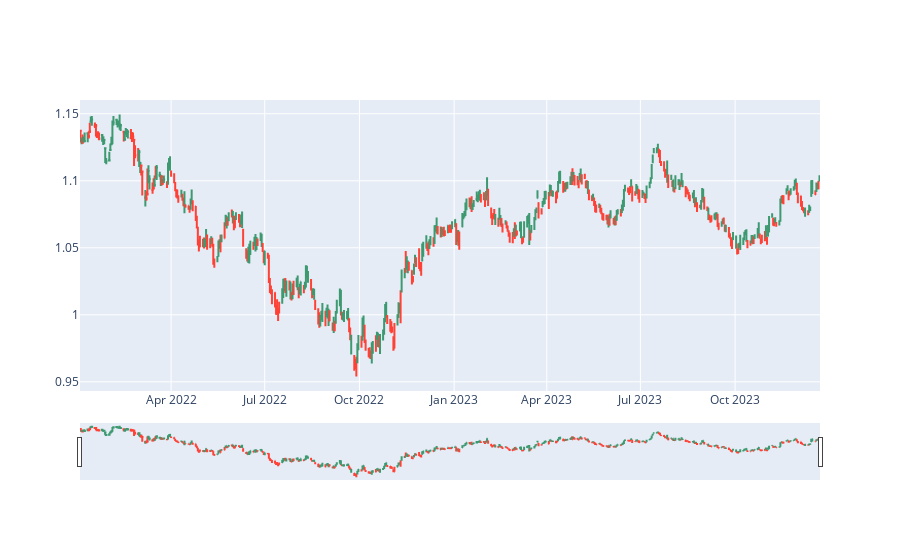
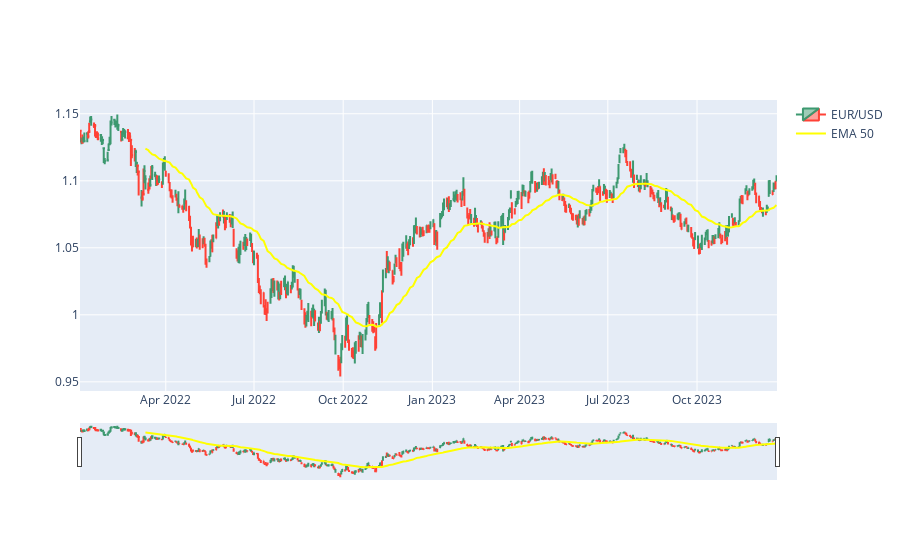
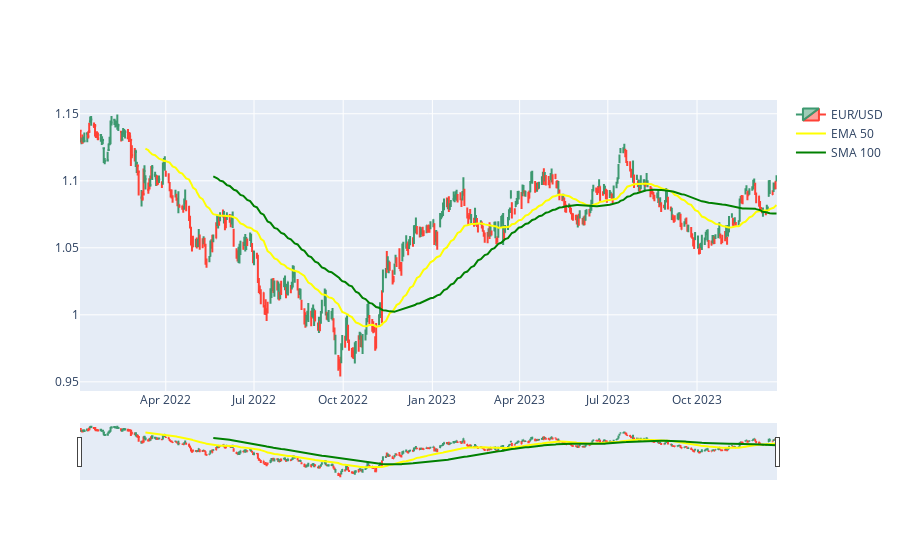
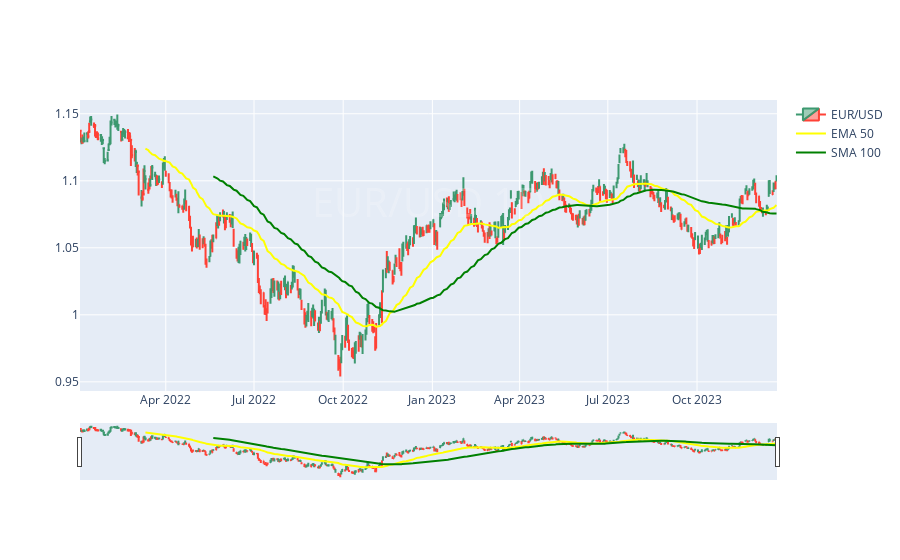

Notebook code cell kept with these figures, in order:
### Code cell
# Plotting Candlestick chart with the moving averages
fig = make_subplots(rows=1, cols=1, shared_xaxes=True, vertical_spacing=0.05)
fig.add_trace(go.Candlestick(x=EUR.index,
 open=EUR['Open'],
 high=EUR['High'],
 low=EUR['Low'],
 close=EUR['Adj Close'],
 name='EUR/USD'))
# 9 EMA
fig.add_trace(go.Scatter(x=EUR.index,
 y=EUR['ema50'],
 mode='lines',
line=dict(color='yellow'),
 name='EMA 50'))
# 20 SMA
fig.add_trace(go.Scatter(x=EUR.index,
 y=EUR['sma100'],
 mode='lines',
line=dict(color='green'),
 name='SMA 100'))
# Annotation
fig.add_annotation(text='EUR/USD 1D',
 font=dict(color='white', size=40),
 xref='paper', yref='paper',
 x=0.5, y=0.65,
 showarrow=False,
 opacity=0.2)
# Layout
fig.update_layout(title='EUR/USD Hourly Candlestick Chart from 2021 to 2023',
 yaxis=dict(title='Price'),
 height=1000,
 template = 'plotly_dark')
fig.update_xaxes(rangeslider_visible=False)
fig.show()

### Figure 1 — Plotly figure (JSON) as saved in the notebook; plotly's stock layout.template omitted (floating-point values rounded to 4 significant figures; data arrays with more than 128 entries replaced by an {"elided": "..."} marker saying what was removed)
{"data": [{"close": {"elided": "515 float values"}, "high": {"elided": "515 float values"}, "low": {"elided": "515 float values"}, "name": "EUR/USD", "open": {"elided": "515 float values"}, "x": {"elided": "515 str values"}, "type": "candlestick"}], "layout": {"xaxis": {"anchor": "y", "domain": [0, 1]}, "yaxis": {"anchor": "x", "domain": [0, 1]}}}

### Figure 2 — Plotly figure (JSON) as saved in the notebook; plotly's stock layout.template omitted (floating-point values rounded to 4 significant figures; data arrays with more than 128 entries replaced by an {"elided": "..."} marker saying what was removed)
{"data": [{"close": {"elided": "515 float values"}, "high": {"elided": "515 float values"}, "low": {"elided": "515 float values"}, "name": "EUR/USD", "open": {"elided": "515 float values"}, "x": {"elided": "515 str values"}, "type": "candlestick"}, {"line": {"color": "yellow"}, "mode": "lines", "name": "EMA 50", "x": {"elided": "515 str values"}, "y": {"elided": "515 float values"}, "type": "scatter"}], "layout": {"xaxis": {"anchor": "y", "domain": [0, 1]}, "yaxis": {"anchor": "x", "domain": [0, 1]}}}

### Figure 3 — Plotly figure (JSON) as saved in the notebook; plotly's stock layout.template omitted (floating-point values rounded to 4 significant figures; data arrays with more than 128 entries replaced by an {"elided": "..."} marker saying what was removed)
{"data": [{"close": {"elided": "515 float values"}, "high": {"elided": "515 float values"}, "low": {"elided": "515 float values"}, "name": "EUR/USD", "open": {"elided": "515 float values"}, "x": {"elided": "515 str values"}, "type": "candlestick"}, {"line": {"color": "yellow"}, "mode": "lines", "name": "EMA 50", "x": {"elided": "515 str values"}, "y": {"elided": "515 float values"}, "type": "scatter"}, {"line": {"color": "green"}, "mode": "lines", "name": "SMA 100", "x": {"elided": "515 str values"}, "y": {"elided": "515 float values"}, "type": "scatter"}], "layout": {"xaxis": {"anchor": "y", "domain": [0, 1]}, "yaxis": {"anchor": "x", "domain": [0, 1]}}}

### Figure 4 — Plotly figure (JSON) as saved in the notebook; plotly's stock layout.template omitted (floating-point values rounded to 4 significant figures; data arrays with more than 128 entries replaced by an {"elided": "..."} marker saying what was removed)
{"data": [{"close": {"elided": "515 float values"}, "high": {"elided": "515 float values"}, "low": {"elided": "515 float values"}, "name": "EUR/USD", "open": {"elided": "515 float values"}, "x": {"elided": "515 str values"}, "type": "candlestick"}, {"line": {"color": "yellow"}, "mode": "lines", "name": "EMA 50", "x": {"elided": "515 str values"}, "y": {"elided": "515 float values"}, "type": "scatter"}, {"line": {"color": "green"}, "mode": "lines", "name": "SMA 100", "x": {"elided": "515 str values"}, "y": {"elided": "515 float values"}, "type": "scatter"}], "layout": {"xaxis": {"anchor": "y", "domain": [0, 1]}, "yaxis": {"anchor": "x", "domain": [0, 1]}, "annotations": [{"font": {"color": "white", "size": 40}, "opacity": 0.2, "showarrow": false, "text": "EUR/USD 1D", "x": 0.5, "xref": "paper", "y": 0.65, "yref": "paper"}]}}
